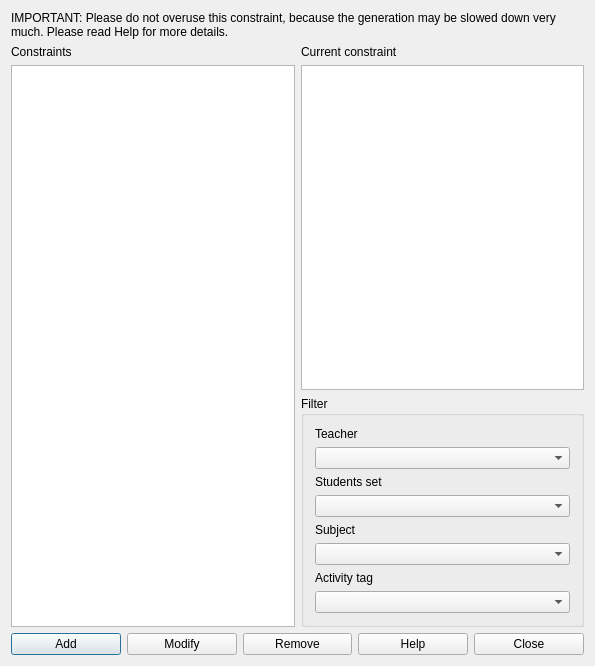
<?xml version="1.0" encoding="UTF-8"?>
<ui version="4.0">
 <class>ConstraintActivitiesOccupyMinTimeSlotsFromSelectionForm_template</class>
 <widget class="QDialog" name="ConstraintActivitiesOccupyMinTimeSlotsFromSelectionForm_template">
  <property name="geometry">
   <rect>
    <x>0</x>
    <y>0</y>
    <width>595</width>
    <height>666</height>
   </rect>
  </property>
  <property name="windowTitle">
   <string extracomment="This is the title of the dialog to see the list of all constraints of this type">Constraints activities occupy min time slots from selection</string>
  </property>
  <layout class="QGridLayout" name="gridLayout_2">
   <item row="0" column="0" colspan="2">
    <widget class="QLabel" name="instructionsLabel">
     <property name="sizePolicy">
      <sizepolicy hsizetype="Minimum" vsizetype="Minimum">
       <horstretch>0</horstretch>
       <verstretch>0</verstretch>
      </sizepolicy>
     </property>
     <property name="text">
      <string>IMPORTANT: Please do not overuse this constraint, because the generation may be slowed down very much. Please read Help for more details.</string>
     </property>
     <property name="wordWrap">
      <bool>true</bool>
     </property>
    </widget>
   </item>
   <item row="1" column="0" rowspan="2">
    <layout class="QVBoxLayout" name="verticalLayout">
     <item>
      <widget class="QLabel" name="constraintsTextLabel">
       <property name="frameShape">
        <enum>QFrame::NoFrame</enum>
       </property>
       <property name="frameShadow">
        <enum>QFrame::Plain</enum>
       </property>
       <property name="text">
        <string>Constraints</string>
       </property>
       <property name="wordWrap">
        <bool>false</bool>
       </property>
      </widget>
     </item>
     <item>
      <widget class="QListWidget" name="constraintsListWidget"/>
     </item>
    </layout>
   </item>
   <item row="1" column="1">
    <layout class="QVBoxLayout" name="verticalLayout_2">
     <item>
      <widget class="QLabel" name="currentConstraintTextLabel">
       <property name="text">
        <string>Current constraint</string>
       </property>
       <property name="wordWrap">
        <bool>false</bool>
       </property>
      </widget>
     </item>
     <item>
      <widget class="QPlainTextEdit" name="currentConstraintTextEdit"/>
     </item>
    </layout>
   </item>
   <item row="2" column="1">
    <widget class="QGroupBox" name="filterGroupBox">
     <property name="title">
      <string>Filter</string>
     </property>
     <layout class="QGridLayout" name="gridLayout">
      <item row="0" column="0">
       <widget class="QLabel" name="teachersTextLabel">
        <property name="text">
         <string>Teacher</string>
        </property>
        <property name="wordWrap">
         <bool>false</bool>
        </property>
       </widget>
      </item>
      <item row="1" column="0">
       <widget class="QComboBox" name="teachersComboBox"/>
      </item>
      <item row="2" column="0">
       <widget class="QLabel" name="studentsTextLabel">
        <property name="text">
         <string>Students set</string>
        </property>
        <property name="wordWrap">
         <bool>false</bool>
        </property>
       </widget>
      </item>
      <item row="3" column="0">
       <widget class="QComboBox" name="studentsComboBox"/>
      </item>
      <item row="4" column="0">
       <widget class="QLabel" name="subjectsTextLabel">
        <property name="text">
         <string>Subject</string>
        </property>
        <property name="wordWrap">
         <bool>false</bool>
        </property>
       </widget>
      </item>
      <item row="5" column="0">
       <widget class="QComboBox" name="subjectsComboBox"/>
      </item>
      <item row="6" column="0">
       <widget class="QLabel" name="activityTagsTextLabel">
        <property name="text">
         <string>Activity tag</string>
        </property>
        <property name="wordWrap">
         <bool>false</bool>
        </property>
       </widget>
      </item>
      <item row="7" column="0">
       <widget class="QComboBox" name="activityTagsComboBox"/>
      </item>
     </layout>
    </widget>
   </item>
   <item row="3" column="0" colspan="2">
    <layout class="QHBoxLayout" name="horizontalLayout">
     <item>
      <widget class="QPushButton" name="addConstraintPushButton">
       <property name="text">
        <string>Add</string>
       </property>
      </widget>
     </item>
     <item>
      <widget class="QPushButton" name="modifyConstraintPushButton">
       <property name="text">
        <string>Modify</string>
       </property>
      </widget>
     </item>
     <item>
      <widget class="QPushButton" name="removeConstraintPushButton">
       <property name="text">
        <string>Remove</string>
       </property>
      </widget>
     </item>
     <item>
      <widget class="QPushButton" name="helpPushButton">
       <property name="text">
        <string>Help</string>
       </property>
      </widget>
     </item>
     <item>
      <widget class="QPushButton" name="closePushButton">
       <property name="text">
        <string>Close</string>
       </property>
      </widget>
     </item>
    </layout>
   </item>
  </layout>
 </widget>
 <layoutdefault spacing="6" margin="11"/>
 <resources/>
 <connections/>
</ui>
